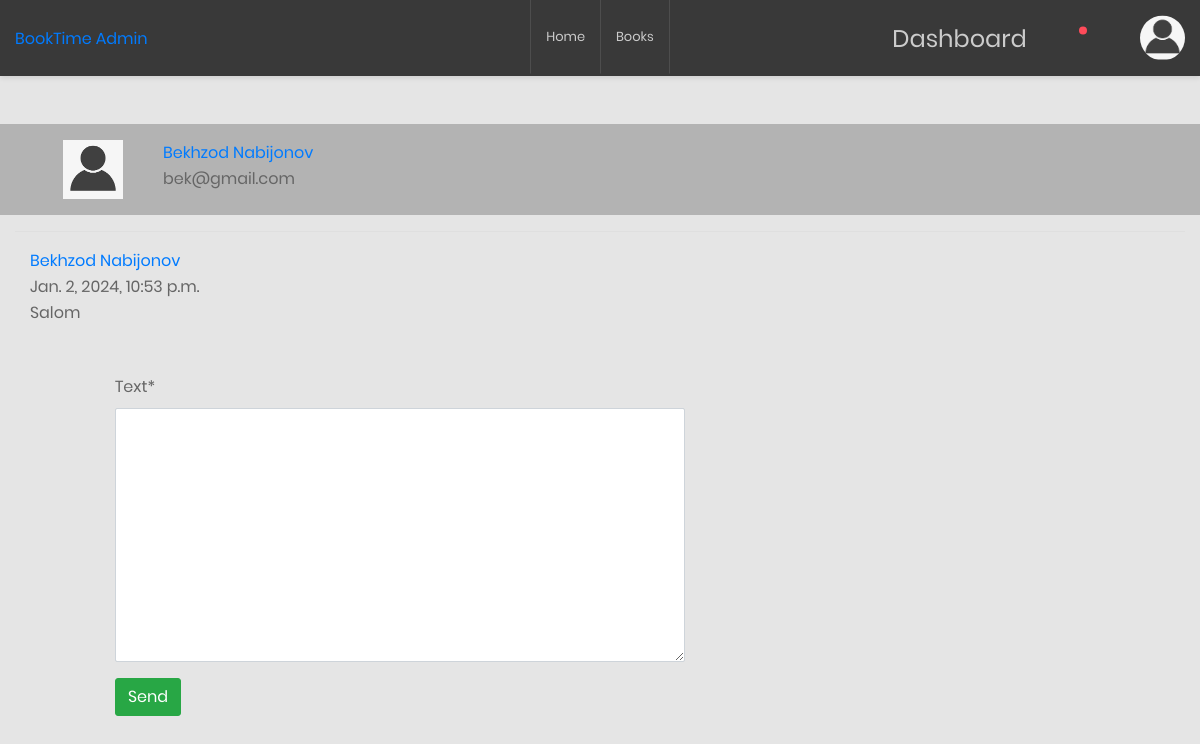
The page /dashboard/11/messages/ (signed in) on the database as committed earlier.
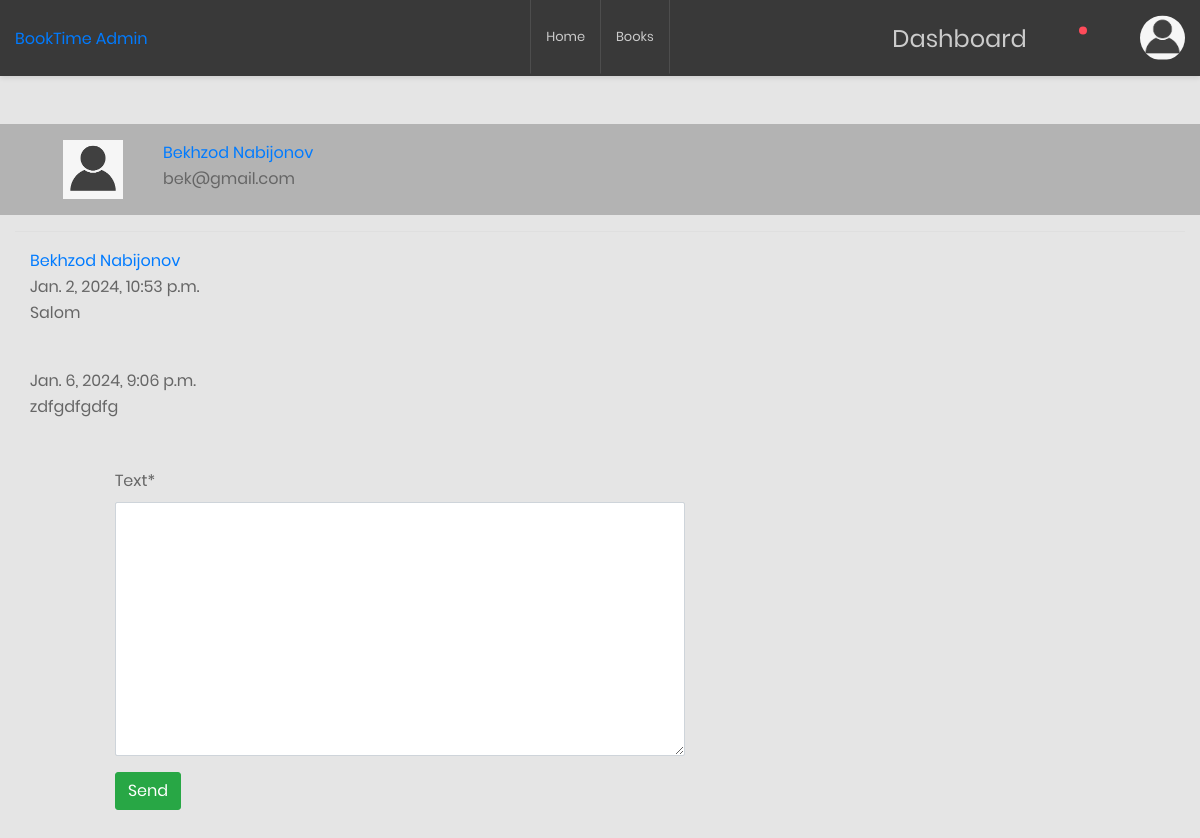
The same page on the database as committed later.
### dashboard/models.py (models this page shows, shortened)
class ReaderMessages(models.Model):
    reader = models.ForeignKey(Readers, related_name='reader_messages', on_delete=models.CASCADE)
    text = models.TextField()
    created_at = models.DateTimeField(auto_now_add=True)
    admin = models.ForeignKey(Readers, related_name='admin_messsages', on_delete=models.CASCADE)

### readers/models.py (models this page shows)
class Readers(AbstractUser):
    class Status(models.TextChoices):
        New = "New", "New"
        Active = "Active", "Active"
    picture = models.ImageField(default='profile_pictures/anonim_user.png', upload_to='profile_pictures/')
    address = models.CharField(max_length=300, blank=True, default="")
    phone = models.CharField(max_length=13)
    balance = models.DecimalField(max_digits=8, decimal_places=2, blank=True, default=0)
    status = models.CharField(max_length=6,
                              choices=Status.choices,
                              default=Status.New
                              )
    class Meta:
        verbose_name = 'Reader'
        verbose_name_plural = 'Readers'

### dashboard/views.py (the view, shortened to what this page needs)
# urls.py: path('<int:reader_id>/messages/', ReaderMessagesView.as_view(), name="reader_messages"),
class ReaderMessagesView(SuperuserRequiredMixin, View):
    def get(self, request, reader_id):
        reader = Readers.objects.get(id=reader_id)
        reader_messages = reader.reader_messages.all()
        message_form = MessageForm()
        context = {'reader': reader, 'message_form': message_form, 'reader_messages': reader_messages}
        return render(request, 'dashboard/messages.html', context)

### dashboard/forms.py
class MessageForm(forms.ModelForm):
    class Meta:
        model = ReaderMessages
        fields = ['text']

### dashboard/views.py (called while the page is built)
    def test_func(self):
        return self.request.user.is_superuser

### templates/dashboard/messages.html (shortened to what this page needs)
{% extends 'base.html' %}
{% load static %}
{% load crispy_forms_tags %}
{% block content %}
<div class="row" style="background-color: rgb(179, 179, 179);">
    <div class="col-1 ms-5 my-3">
        <a class="" href="#">
            <img alt="" width="60" height="60" src="{{ reader.picture.url }}">
        </a>
    </div>
    <div class="col-6 my-3">
        <span class="">
            <a href="#" class="">
                {{ reader.first_name }} {{ reader.last_name }}
            </a>
        </span>
        <br>
        <span class="">
            <a class="">{{ reader.email }}</a>
        </span>
    </div>
</div>
<hr>
{% if reader_messages %}
    {% for message in reader_messages %}
        <div class="col-6 my-3">
            <span class="">
                <a href="#" class="">
                    {{ message.admin.first_name }} {{ message.admin.last_name }}
                </a>
            </span>
            <div class="">
                <div class="">
                        <span>{{ message.created_at }}</span>
                </div>
            </div>
            <div class="">
                <p>
                    {{ message.text }}
                </p>
            </div>
        </div>
    {% endfor %}
{% endif %}
<div class="row mt-5">
    <div class="col-1"></div>
    <div class="col-6">
        <form method="POST">
            {{ message_form | crispy }}
            <button class="btn btn-success mb-3">Send</button>
        </form>
    </div>
</div>
{% endblock %}

Rows that differ between the two databases and show on the page:
added ReaderMessages: created_at "Jan. 6, 2024, 9:06 p.m.", text "zdfgdfgdfg"
